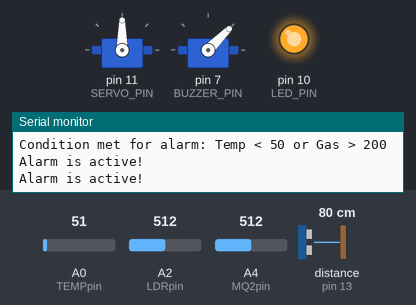
Recording of a sketch running on a simulated Arduino Uno, built with avr-gcc and run on an emulated ATmega328P. On the bench: 2 × servo, output pins drawn as LEDs (lit = HIGH), the last lines printed to the serial monitor. Wiring (inferred from the names in the program): ultrasonic range finder: trigger pin 3; echo pin 13; servo: signal pin 7. Inputs (shaded band) come from the test bench; at power-on: A4 (MQ2pin) = 512, A0 (TEMPpin) = 51, distance to the obstacle (sensor on pin 13) 80 cm, A2 (LDRpin) = 512. The echo pulse lasts 58.3 µs per cm; servo pulses on a pin are drawn as a servo (544–2400 µs = 0–180°); pins used as bus, display or sensor lines are not drawn.

Above: at 0.75 s.
1.3 s: A4 (MQ2pin) set to 216
2.8 s: A4 (MQ2pin) set to 189
At 4.0 s:
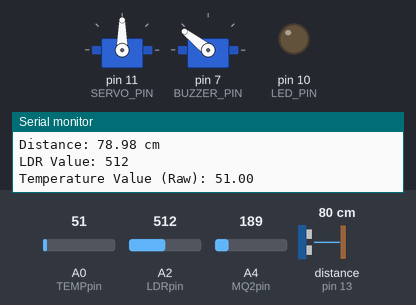
4.4 s: A0 (TEMPpin) set to 47
At 5.01 s:
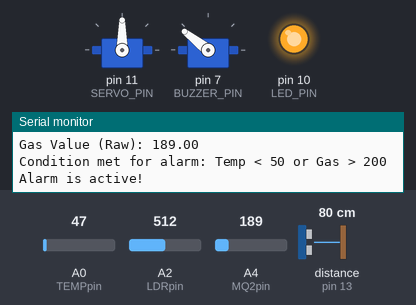
6.1 s: A0 (TEMPpin) set to 61
At 6.8 s:
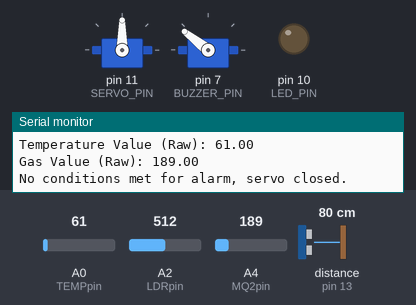
9.1 s: distance to the obstacle (sensor on pin 13) set to 12 cm
10.9 s: distance to the obstacle (sensor on pin 13) set to 9 cm
At 12.5 s:
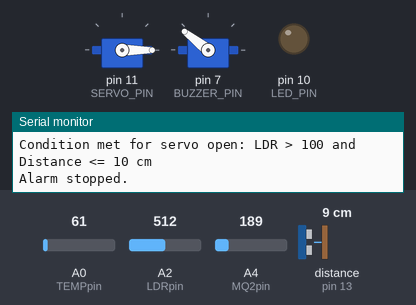
Timing chart, 0 to 14.0 s (numbered marks = the images above; inputs shaded):
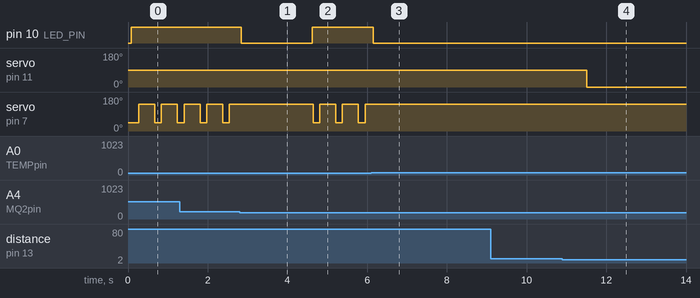

Measured:
- the behaviour switches between 201 and 200 on A4 (MQ2pin) (found by bisection; images 0 and 1)
- the behaviour switches between 50 and 49 on A0 (TEMPpin) (found by bisection; images 1 and 2)
- the behaviour switches between 11 and 10 cm on distance to the obstacle (sensor on pin 13) (found by bisection; images 3 and 4)
- after the input at 2.8 s, pin 10 (LED_PIN): HIGH → LOW after 0.05 s; servo on pin 7 (BUZZER_PIN): stops changing and stays 142°
- after the input at 4.4 s, pin 10 (LED_PIN): LOW → HIGH after 0.23 s; servo on pin 7 (BUZZER_PIN): alternates 142° for 0.40 s and 45° for 0.16 s, starting after 0.25 s
- after the input at 6.1 s, pin 10 (LED_PIN): HIGH → LOW after 0.05 s; servo on pin 7 (BUZZER_PIN): stops changing and stays 142°
- after the input at 10.9 s, servo on pin 11 (SERVO_PIN): 90° → 0° after 0.61 s
- by itself, servo on pin 7 (BUZZER_PIN): alternates 142° for 0.40 s and 45° for 0.16 s

The sketch:

main_system.ino
```cpp
#include <Servo.h>
// Pin Definitions
#define LDRpin A2        // LDR Sensor Pin
#define MQ2pin A4        // MQ-2 Gas Sensor Pin
#define TEMPpin A0       // Temperature Sensor (Thermistor) Pin
const int TRIG_PIN = 3;  // Ultrasonic Sensor TRIG pin
const int ECHO_PIN = 13; // Ultrasonic Sensor ECHO pin
const int SERVO_PIN = 11; // Servo Motor pin
const int BUZZER_PIN = 7; // Buzzer pin
const int LED_PIN = 10;  // LED pin

// Thresholds
const int DISTANCE_THRESHOLD = 10; // Ultrasonic Distance Threshold in cm
const int TEMP_THRESHOLD = 50;    // Temperature Threshold (raw value)
const int GAS_THRESHOLD = 200;    // Gas Threshold (raw value)
const int LDR_THRESHOLD = 100;    // LDR Threshold (raw value)

// Global Variables
Servo servo;          // Servo Motor Object
float distance_cm;    // Ultrasonic Sensor Value
float tempValue;      // Temperature Sensor Value
float gasValue;       // MQ-2 Gas Sensor Value
int LDRValue;         // LDR Sensor Value

void setup() {
  Serial.begin(9600); // Initialize Serial Monitor

  // Pin Modes
  pinMode(TRIG_PIN, OUTPUT);
  pinMode(ECHO_PIN, INPUT);
  pinMode(BUZZER_PIN, OUTPUT);
  pinMode(LED_PIN, OUTPUT);
  pinMode(LDRpin, INPUT);
  pinMode(MQ2pin, INPUT);
  pinMode(TEMPpin, INPUT);

  servo.attach(SERVO_PIN);
  servo.write(90); // Initial state: Servo closed

  // Ensure initial states
  digitalWrite(BUZZER_PIN, LOW);
  digitalWrite(LED_PIN, LOW);
}

void updateUltrasonic() {
  digitalWrite(TRIG_PIN, LOW);
  delayMicroseconds(2);
  digitalWrite(TRIG_PIN, HIGH);
  delayMicroseconds(10);
  digitalWrite(TRIG_PIN, LOW);
  float duration_us = pulseIn(ECHO_PIN, HIGH);
  distance_cm = 0.017 * duration_us;
  if (distance_cm <= 0 || distance_cm > 400) {
    distance_cm = 400; // Out of range
  }
}

void updateSensorValues() {
  tempValue = analogRead(TEMPpin);
  gasValue = analogRead(MQ2pin);
}

bool isAlarmConditionActive() {
  return (tempValue < TEMP_THRESHOLD || gasValue > GAS_THRESHOLD);
}

void playAlarm() {
  while (true) {
    digitalWrite(LED_PIN, HIGH); // Turn on the LED
    Serial.println("Alarm is active!");

    // Check sensor values before each pattern
    updateSensorValues();
    if (!isAlarmConditionActive()) {
      Serial.println("Conditions returned to normal - stopping alarm");
      stopAlarm();
      break;
    }

    // Pattern 1
    for (int i = 0; i < 80; i++) {
      digitalWrite(BUZZER_PIN, HIGH);
      delay(1);
      digitalWrite(BUZZER_PIN, LOW);
      delay(1);

      // Check every few iterations to make the response more immediate
      if (i % 20 == 0) {
        updateSensorValues();
        if (!isAlarmConditionActive()) {
          Serial.println("Conditions returned to normal - stopping alarm");
          stopAlarm();
          return;
        }
      }
    }

    // Pattern 2
    for (int i = 0; i < 100; i++) {
      digitalWrite(BUZZER_PIN, HIGH);
      delay(2);
      digitalWrite(BUZZER_PIN, LOW);
      delay(2);

      // Check every few iterations to make the response more immediate
      if (i % 25 == 0) {
        updateSensorValues();
        if (!isAlarmConditionActive()) {
          Serial.println("Conditions returned to normal - stopping alarm");
          stopAlarm();
          return;
        }
      }
    }
  }
}

void stopAlarm() {
  digitalWrite(BUZZER_PIN, LOW);
  digitalWrite(LED_PIN, LOW);
  Serial.println("Alarm stopped.");
}

void loop() {
  // Update Sensor Values
  updateUltrasonic();
  LDRValue = analogRead(LDRpin);
  updateSensorValues();

  // Log Sensor Values to Serial Monitor
  Serial.print("Distance: ");
  Serial.print(distance_cm);
  Serial.println(" cm");
  Serial.print("LDR Value: ");
  Serial.println(LDRValue);
  Serial.print("Temperature Value (Raw): ");
  Serial.println(tempValue);
  Serial.print("Gas Value (Raw): ");
  Serial.println(gasValue);

  // Conditional Logic
  if (isAlarmConditionActive()) {
    Serial.println("Condition met for alarm: Temp < 50 or Gas > 200");
    servo.write(90); // Close the servo
    playAlarm();     // Activate alarm
  }
  else if (LDRValue > LDR_THRESHOLD && distance_cm <= DISTANCE_THRESHOLD) {
    Serial.println("Condition met for servo open: LDR > 100 and Distance <= 10 cm");
    servo.write(0);  // Open the servo
    stopAlarm();     // Deactivate alarm
  }
  else {
    Serial.println("No conditions met for alarm, servo closed.");
    servo.write(90); // Close the servo
    stopAlarm();     // Deactivate alarm
  }

  delay(500); // Delay for stability
}
```
